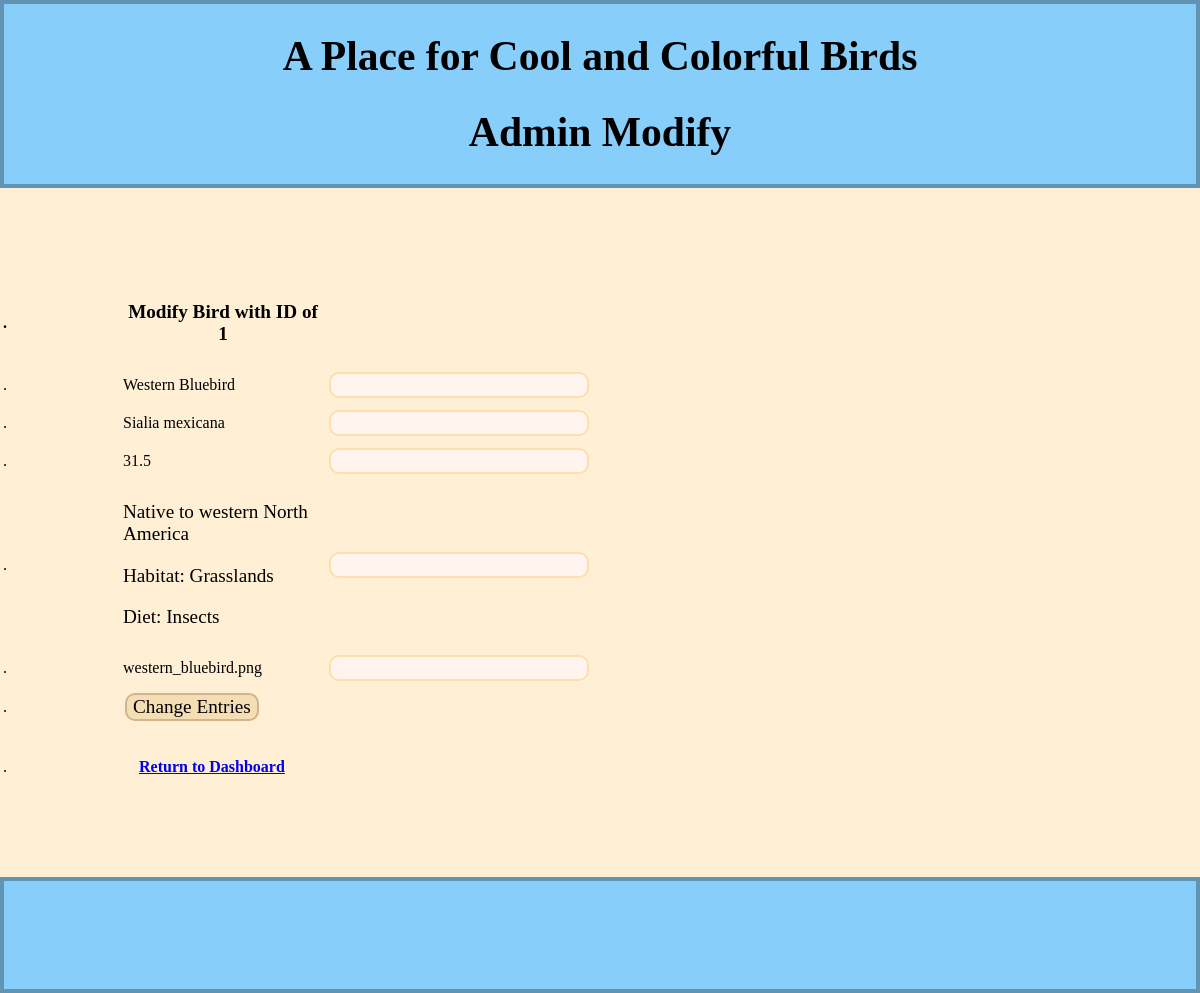
The app's page /modifyBird.php with its own data.
### tables this page shows
CREATE TABLE IF NOT EXISTS `birds` (
  `id` int(10) UNSIGNED NOT NULL AUTO_INCREMENT,
  `colloquial_name` char(50) NOT NULL,
  `scientific_name` char(50) NOT NULL,
  `avg_wingspan` float(5,1) NOT NULL,
  `formatted_info` mediumtext NOT NULL,
  `image_path` char(50) NOT NULL,
  PRIMARY KEY (`id`)
);

### modifyBird.php (the view, shortened to what this page needs)
<!DOCTYPE html>
<html>
	<head>
	</head>
	<body style="background-color:PapayaWhip;">
		<div style="background-color: LightSkyBlue; spacing: 0; border: 4px solid #6094B2;">
		<h1 class="p1">A Place for Cool and Colorful Birds</h1>
		<h1 class="p1">Admin Modify</h1>
		</div>
		<br><br><br><br>
		<?php
			$tabs = ".&emsp;&emsp;&emsp;&emsp;&emsp;&emsp;&emsp;";
			$sentID=$_POST['sentID'];
			$dsn = 'mysql:host=localhost;dbname=BirdTeamDatabase';
			$username = 'BirdTeam';
			$password = 'BirdTeamPass';
			try {
				$db = new PDO($dsn, $username, $password);
			} catch(PDOException $e) {
				echo "Connection failed: " . $e->getMessage();
				exit();
			}
			$query = "select * from birds where id like '%".$sentID."%'";
			$statement = $db->prepare($query);
			$statement->execute();
			$rows = $statement->fetchAll();
			echo '<table>';
			echo '<tr>';
			echo '<th>'.$tabs.'</td>';
			echo "<th width='200'><h3>Modify Bird with ID of ".$rows[0][0]."</h3></th>";
			echo "<th></th>";
			echo '</tr>';
			echo '<form method = "post" action = "">';
			echo '<tr>';
			echo '<td>'.$tabs.'</td>';
			echo "<p><td width='200'>".$rows[0][1]."</td></p>";
			echo '<td><input type = "text" name = "colName"></td>';
			echo '</tr>';
			echo '<tr>';
			echo '<td>'.$tabs.'</td>';
			echo "<p><td width='200'>".$rows[0][2]."</td></p>";
			echo '<td><input type = "text" name = "sciName"></td>';
			echo '</tr>';
			echo '<tr>';
			echo '<td>'.$tabs.'</td>';
			echo "<p><td width='200'>".$rows[0][3]."</td></p>";
			echo '<td><input type = "text" name = "avgWing"></td>';
			echo '</tr>';
			echo '<tr>';
			echo '<td>'.$tabs.'</td>';
			echo "<p><td width='200'>".$rows[0][4]."</td></p>";
			echo '<td><input type = "text" name = "formInfo"></td>';
			echo '</tr>';
			echo '<tr>';
			echo '<td>'.$tabs.'</td>';
			echo "<p><td width='200'>".$rows[0][5]."</td></p>";
			echo '<td><input type = "text" name = "imgName"></td>';
			echo '</tr>';
			echo '<tr>';
			echo '<td>'.$tabs.'</td>';
			echo '<td><input type = "submit" value = "Change Entries"></td>';
			echo '</tr>';
			echo '</form>';
			echo '</table>';
		?>
		<table>
			<tr>
				<td>.&emsp;&emsp;&emsp;&emsp;&emsp;&emsp;&emsp;&emsp;</td>
				<td><h5 class="p4"><a href="birdDashboard.php">Return to Dashboard</a></h5></td>
			</tr>
		</table>
		<br><br><br><br>
		<div style="background-color: LightSkyBlue; spacing: 0; border: 4px solid #6094B2;">
		<br><br><br><br><br><br>
		</div>
	</body>
</html>

### modifyBird.php (style rules this page uses)
h1 { text-align: center; }
h3 { font-family: "Rockwell"; font-size: 120%; }
p { font-family: "Rockwell"; font-size: 120%; }
input { cursor: pointer; }
input[type=submit] { background-color: Wheat; border: 2px solid Tan; color: Black; text-decoration: none; margin: 4px 2px; font-family: "Calibri"; font-size: 120%; border-radius: 10px; }
input[type=text] { background-color: SeaShell; border: 2px solid NavajoWhite; color: Black; padding: 0px 6px; text-decoration: none; margin: 4px 2px; font-family: "Calibri"; font-size: 120%; border-radius: 10px; }
html, body { margin:0; padding:0; }
.p1 { font-family: "Arial Black"; font-size: 260%; }
.p4 { font-family: "Rockwell"; font-size: 100%; }

### records on screen
birds: id "1", colloquial_name "Western Bluebird", scientific_name "Sialia mexicana", avg_wingspan "31.5", formatted_info "Native to western North America Habitat: Grasslands Diet: Insects", image_path "western_bluebird.png"

### other values on screen
$tabs "."
